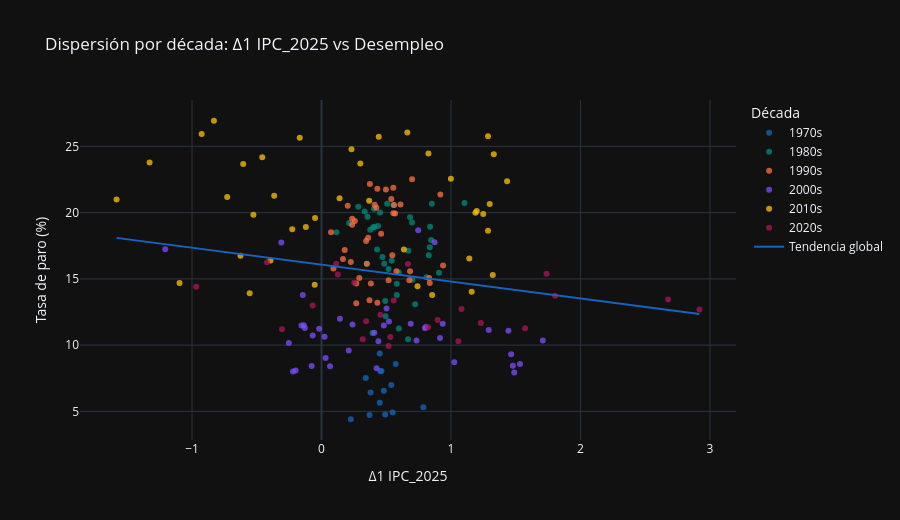

Write notebook code for a chart like this one.
### Markdown cell above
### Análisis:

La correlación de Pearson global entre `Δ1 IPC_2025` y la tasa de paro es -0,1540, débilmente negativa y aún más atenuada de lo que cabría esperar de la curva de Phillips, consecuencia de la inestabilidad de signo que domina la relación. La correlación rodante de 20 trimestres alterna entre tramos positivos y negativos sin signo persistente: registra máximos positivos próximos a +0,65 hacia 1983 y de nuevo hacia 1998-1999, y mínimos negativos de aproximadamente -0,45 hacia 1991 y de hasta -0,75 hacia 2001-2002, el valor más extremo de toda la muestra. Desde aproximadamente 2003 la correlación se mantiene en una banda estrecha mayoritariamente negativa o próxima a cero (entre aproximadamente -0,4 y +0,2), con un nuevo descenso hacia -0,5 en 2022-2023 y una recuperación hacia +0,15 al final del periodo.

Esta volatilidad del signo, con ciclos de aproximadamente 5 a 8 años, distingue a la inflación de las variables de participación laboral analizadas previamente, cuyo signo permanecía estable durante décadas. El co-movimiento positivo, con inflación y paro moviéndose en la misma dirección, corresponde a fases de estanflación o de ajuste conjunto, mientras que los tramos negativos reflejan la relación inversa de la Phillips clásica; la alternancia entre ambos hace que la correlación global apenas alcance -0,15. Como regresor de la tasa de paro, `Δ1` solo resulta interpretable en interacción con indicadores de régimen inflacionista o como variable de control del entorno macroeconómico, no como predictor directo de signo estable.

### Code cell
df_cross['decada'] = (df_cross.index.year // 10 * 10).astype(str) + 's'
paleta_decadas = ['#1565C0', '#00897B', '#FF7043', '#7C4DFF', '#FFC107', '#AD1457']

df_scatter = df_cross.reset_index().rename(columns={'index': 'fecha', df_cross.index.name or 'index': 'fecha'})
if 'fecha' not in df_scatter.columns:
    df_scatter.insert(0, 'fecha', df_cross.index.strftime('%Y-%m-%d'))
else:
    df_scatter['fecha'] = pd.to_datetime(df_scatter['fecha']).dt.strftime('%Y-%m-%d')

fig = px.scatter(
    df_scatter, x='ipc', y='parados',
    color='decada',
    hover_data=['fecha'],
    trendline='ols',
    trendline_scope='overall',
    color_discrete_sequence=paleta_decadas,
    title=f'Dispersión por década: {main_s9_label} vs Desempleo',
    labels={
        'ipc': main_s9_label,
        'parados': 'Tasa de paro (%)',
        'decada': 'Década', 'fecha': 'Fecha',
    },
)
fig.for_each_trace(lambda t: t.update(name='Tendencia global') if t.name == 'Overall Trendline' else None)
fig.update_traces(marker=dict(size=6, opacity=0.75))
fig.update_layout(height=520)
fig.show()

### Figure 1 — Plotly figure (JSON) as saved in the notebook; plotly's stock layout.template omitted (floating-point values rounded to 4 significant figures; data arrays with more than 128 entries replaced by an {"elided": "..."} marker saying what was removed)
{"data": [{"customdata": [["1976-07-01"], ["1976-10-01"], ["1977-01-01"], ["1977-04-01"], ["1977-07-01"], ["1977-10-01"], ["1978-01-01"], ["1978-04-01"], ["1978-07-01"], ["1978-10-01"], ["1979-01-01"], ["1979-04-01"], ["1979-07-01"], ["1979-10-01"]], "hovertemplate": "Década=1970s<br>Δ1 IPC_2025=%{x}<br>Tasa de paro (%)=%{y}<br>Fecha=%{customdata[0]}<extra></extra>", "legendgroup": "1970s", "marker": {"color": "#1565C0", "opacity": 0.75, "size": 6, "symbol": "circle"}, "mode": "markers", "name": "1970s", "orientation": "v", "showlegend": true, "type": "scatter", "x": [0.2261, 0.3708, 0.5496, 0.4917, 0.7862, 0.4496, 0.3786, 0.4812, 0.539, 0.3418, 0.4549, 0.4628, 0.5732, 0.4496], "xaxis": "x", "y": [4.407, 4.721, 4.92, 4.763, 5.318, 5.656, 6.418, 6.551, 6.998, 7.529, 8.025, 8.052, 8.579, 9.361], "yaxis": "y"}, {"customdata": [["1980-01-01"], ["1980-04-01"], ["1980-07-01"], ["1980-10-01"], ["1981-01-01"], ["1981-04-01"], ["1981-07-01"], ["1981-10-01"], ["1982-01-01"], ["1982-04-01"], ["1982-07-01"], ["1982-10-01"], ["1983-01-01"], ["1983-04-01"], ["1983-07-01"], ["1983-10-01"], ["1984-01-01"], ["1984-04-01"], ["1984-07-01"], ["1984-10-01"], ["1985-01-01"], ["1985-04-01"], ["1985-07-01"], ["1985-10-01"], ["1986-01-01"], ["1986-04-01"], ["1986-07-01"], ["1986-10-01"], ["1987-01-01"], ["1987-04-01"], ["1987-07-01"], ["1987-10-01"], ["1988-01-01"], ["1988-04-01"], ["1988-07-01"], ["1988-10-01"], ["1989-01-01"], ["1989-04-01"], ["1989-07-01"], ["1989-10-01"]], "hovertemplate": "Década=1980s<br>Δ1 IPC_2025=%{x}<br>Tasa de paro (%)=%{y}<br>Fecha=%{customdata[0]}<extra></extra>", "legendgroup": "1980s", "marker": {"color": "#00897B", "opacity": 0.75, "size": 6, "symbol": "circle"}, "mode": "markers", "name": "1980s", "orientation": "v", "showlegend": true, "type": "scatter", "x": [0.6679, 0.3944, 0.5969, 0.4943, 0.7231, 0.4917, 0.5811, 0.5811, 0.8099, 0.7021, 0.5969, 0.4838, 0.8283, 0.5417, 0.4707, 0.8362, 0.8388, 0.4365, 0.6994, 0.4049, 0.852, 0.5075, 0.284, 0.5548, 1.104, 0.3339, 0.6837, 0.355, 0.4523, 0.213, 0.4076, 0.376, 0.3997, 0.1157, 0.8467, 0.4286, 0.6705, 0.3497, 0.9072, 0.518], "xaxis": "x", "y": [10.44, 10.91, 11.26, 12.18, 13.09, 13.34, 13.78, 14.63, 15.12, 14.93, 15.5, 16.15, 16.78, 16.37, 16.64, 17.39, 18.94, 18.99, 19.25, 20.3, 20.68, 20.68, 20.44, 20.58, 20.72, 20.09, 19.66, 19.68, 20.0, 19.22, 18.92, 18.7, 18.9, 18.52, 17.93, 17.22, 17.12, 16.15, 15.46, 15.74], "yaxis": "y"}, {"customdata": [["1990-01-01"], ["1990-04-01"], ["1990-07-01"], ["1990-10-01"], ["1991-01-01"], ["1991-04-01"], ["1991-07-01"], ["1991-10-01"], ["1992-01-01"], ["1992-04-01"], ["1992-07-01"], ["1992-10-01"], ["1993-01-01"], ["1993-04-01"], ["1993-07-01"], ["1993-10-01"], ["1994-01-01"], ["1994-04-01"], ["1994-07-01"], ["1994-10-01"], ["1995-01-01"], ["1995-04-01"], ["1995-07-01"], ["1995-10-01"], ["1996-01-01"], ["1996-04-01"], ["1996-07-01"], ["1996-10-01"], ["1997-01-01"], ["1997-04-01"], ["1997-07-01"], ["1997-10-01"], ["1998-01-01"], ["1998-04-01"], ["1998-07-01"], ["1998-10-01"], ["1999-01-01"], ["1999-04-01"], ["1999-07-01"], ["1999-10-01"]], "hovertemplate": "Década=1990s<br>Δ1 IPC_2025=%{x}<br>Tasa de paro (%)=%{y}<br>Fecha=%{customdata[0]}<extra></extra>", "legendgroup": "1990s", "marker": {"color": "#FF7043", "opacity": 0.75, "size": 6, "symbol": "circle"}, "mode": "markers", "name": "1990s", "orientation": "v", "showlegend": true, "type": "scatter", "x": [0.6837, 0.2919, 0.8362, 0.6784, 0.518, 0.2682, 0.8309, 0.5785, 0.9387, 0.2261, 0.5469, 0.4602, 0.568, 0.4233, 0.539, 0.5548, 0.6994, 0.3734, 0.497, 0.4312, 0.9177, 0.5601, 0.2025, 0.4102, 0.61, 0.5548, 0.2367, 0.2577, 0.2367, 0.07363, 0.3602, 0.3445, 0.1788, 0.1657, 0.3497, 0.09203, 0.3813, 0.3708, 0.4312, 0.2682], "xaxis": "x", "y": [15.58, 15.08, 14.69, 14.9, 14.89, 14.65, 15.06, 15.59, 16.01, 16.28, 16.78, 18.41, 19.94, 20.38, 21.02, 21.88, 22.52, 22.17, 21.75, 21.8, 21.37, 20.58, 20.51, 20.6, 20.62, 19.96, 19.54, 19.38, 19.08, 18.51, 18.1, 17.86, 17.19, 16.5, 16.13, 15.78, 14.65, 13.39, 13.19, 13.16], "yaxis": "y"}, {"customdata": [["2000-01-01"], ["2000-04-01"], ["2000-07-01"], ["2000-10-01"], ["2001-01-01"], ["2001-04-01"], ["2001-07-01"], ["2001-10-01"], ["2002-01-01"], ["2002-04-01"], ["2002-07-01"], ["2002-10-01"], ["2003-01-01"], ["2003-04-01"], ["2003-07-01"], ["2003-10-01"], ["2004-01-01"], ["2004-04-01"], ["2004-07-01"], ["2004-10-01"], ["2005-01-01"], ["2005-04-01"], ["2005-07-01"], ["2005-10-01"], ["2006-01-01"], ["2006-04-01"], ["2006-07-01"], ["2006-10-01"], ["2007-01-01"], ["2007-04-01"], ["2007-07-01"], ["2007-10-01"], ["2008-01-01"], ["2008-04-01"], ["2008-07-01"], ["2008-10-01"], ["2009-01-01"], ["2009-04-01"], ["2009-07-01"], ["2009-10-01"]], "hovertemplate": "Década=2000s<br>Δ1 IPC_2025=%{x}<br>Tasa de paro (%)=%{y}<br>Fecha=%{customdata[0]}<extra></extra>", "legendgroup": "2000s", "marker": {"color": "#7C4DFF", "opacity": 0.75, "size": 6, "symbol": "circle"}, "mode": "markers", "name": "2000s", "orientation": "v", "showlegend": true, "type": "scatter", "x": [0.5022, 0.5206, 0.6889, 0.4812, 0.4076, 0.7336, 0.4391, 0.02367, 0.2393, 1.291, -0.1551, 0.9361, 0.142, 0.7994, -0.1288, 0.8046, -0.1367, 1.444, -0.06837, 0.9151, -0.2524, 1.465, 0.06574, 1.025, 0.03155, 1.478, -0.1998, 0.426, -0.07626, 1.488, -0.2209, 1.533, 0.2104, 1.709, -0.01841, -0.1446, -1.207, 0.873, -0.3103, 0.7468], "xaxis": "x", "y": [12.76, 11.79, 11.61, 11.48, 10.94, 10.35, 10.3, 10.63, 11.55, 11.15, 11.49, 11.61, 11.99, 11.28, 11.3, 11.37, 11.5, 11.09, 10.74, 10.53, 10.17, 9.319, 8.411, 8.705, 9.027, 8.443, 8.084, 8.264, 8.419, 7.932, 8.006, 8.57, 9.603, 10.36, 11.23, 13.79, 17.24, 17.77, 17.75, 18.66], "yaxis": "y"}, {"customdata": [["2010-01-01"], ["2010-04-01"], ["2010-07-01"], ["2010-10-01"], ["2011-01-01"], ["2011-04-01"], ["2011-07-01"], ["2011-10-01"], ["2012-01-01"], ["2012-04-01"], ["2012-07-01"], ["2012-10-01"], ["2013-01-01"], ["2013-04-01"], ["2013-07-01"], ["2013-10-01"], ["2014-01-01"], ["2014-04-01"], ["2014-07-01"], ["2014-10-01"], ["2015-01-01"], ["2015-04-01"], ["2015-07-01"], ["2015-10-01"], ["2016-01-01"], ["2016-04-01"], ["2016-07-01"], ["2016-10-01"], ["2017-01-01"], ["2017-04-01"], ["2017-07-01"], ["2017-10-01"], ["2018-01-01"], ["2018-04-01"], ["2018-07-01"], ["2018-10-01"], ["2019-01-01"], ["2019-04-01"], ["2019-07-01"], ["2019-10-01"]], "hovertemplate": "Década=2010s<br>Δ1 IPC_2025=%{x}<br>Tasa de paro (%)=%{y}<br>Fecha=%{customdata[0]}<extra></extra>", "legendgroup": "2010s", "marker": {"color": "#FFC107", "opacity": 0.75, "size": 6, "symbol": "circle"}, "mode": "markers", "name": "2010s", "orientation": "v", "showlegend": true, "type": "scatter", "x": [-0.5259, 1.249, -0.04996, 1.199, 0.1394, 1.299, -0.3655, 0.9992, -0.4575, 1.331, 0.2314, 1.286, -0.8309, 0.6626, -0.1683, 0.4418, -0.9256, 0.8257, -0.6048, 0.2998, -1.328, 1.433, -0.7284, 0.3681, -1.583, 1.189, -0.121, 1.286, -0.2261, 0.6363, -0.3944, 1.141, -0.6258, 1.323, -0.05259, 0.7415, -1.096, 1.16, -0.5548, 0.8546], "xaxis": "x", "y": [19.84, 19.89, 19.59, 20.11, 21.08, 20.64, 21.28, 22.56, 24.19, 24.4, 24.79, 25.77, 26.94, 26.06, 25.65, 25.73, 25.93, 24.47, 23.67, 23.7, 23.78, 22.37, 21.18, 20.9, 21.0, 20.0, 18.91, 18.63, 18.75, 17.22, 16.38, 16.55, 16.74, 15.28, 14.55, 14.45, 14.7, 14.02, 13.92, 13.78], "yaxis": "y"}, {"customdata": [["2020-01-01"], ["2020-04-01"], ["2020-07-01"], ["2020-10-01"], ["2021-01-01"], ["2021-04-01"], ["2021-07-01"], ["2021-10-01"], ["2022-01-01"], ["2022-04-01"], ["2022-07-01"], ["2022-10-01"], ["2023-01-01"], ["2023-04-01"], ["2023-07-01"], ["2023-10-01"], ["2024-01-01"], ["2024-04-01"], ["2024-07-01"], ["2024-10-01"], ["2025-01-01"], ["2025-04-01"], ["2025-07-01"], ["2025-10-01"]], "hovertemplate": "Década=2020s<br>Δ1 IPC_2025=%{x}<br>Tasa de paro (%)=%{y}<br>Fecha=%{customdata[0]}<extra></extra>", "legendgroup": "2020s", "marker": {"color": "#AD1457", "opacity": 0.75, "size": 6, "symbol": "circle"}, "mode": "markers", "name": "2020s", "orientation": "v", "showlegend": true, "type": "scatter", "x": [-0.9677, 0.1262, -0.4207, 0.6679, 0.1131, 1.738, 0.2524, 2.677, 1.804, 2.919, 1.081, -0.06837, 0.5575, 1.231, 0.8967, 0.3445, 0.4549, 1.572, -0.305, 0.5312, 0.823, 1.057, 0.3182, 0.518], "xaxis": "x", "y": [14.41, 15.33, 16.26, 16.13, 16.14, 15.39, 14.71, 13.44, 13.73, 12.69, 12.73, 12.99, 13.38, 11.67, 11.89, 11.8, 12.29, 11.27, 11.21, 10.61, 11.36, 10.29, 10.45, 9.932], "yaxis": "y"}, {"hovertemplate": "<b>OLS trendline</b><br>parados = -1.27754 * ipc + 16.0738<br>R<sup>2</sup>=0.023712<br><br>Δ1 IPC_2025=%{x}<br>Tasa de paro (%)=%{y} <b>(trend)</b><extra></extra>", "legendgroup": "Overall Trendline", "line": {"color": "#1565C0"}, "marker": {"opacity": 0.75, "size": 6}, "mode": "lines", "name": "Tendencia global", "showlegend": true, "type": "scatter", "x": {"elided": "198 float values"}, "xaxis": "x", "y": {"elided": "198 float values"}, "yaxis": "y"}], "layout": {"height": 520, "legend": {"title": {"text": "Década"}, "tracegroupgap": 0}, "title": {"text": "Dispersión por década: Δ1 IPC_2025 vs Desempleo"}, "xaxis": {"anchor": "y", "domain": [0.0, 1.0], "title": {"text": "Δ1 IPC_2025"}}, "yaxis": {"anchor": "x", "domain": [0.0, 1.0], "title": {"text": "Tasa de paro (%)"}}}}
